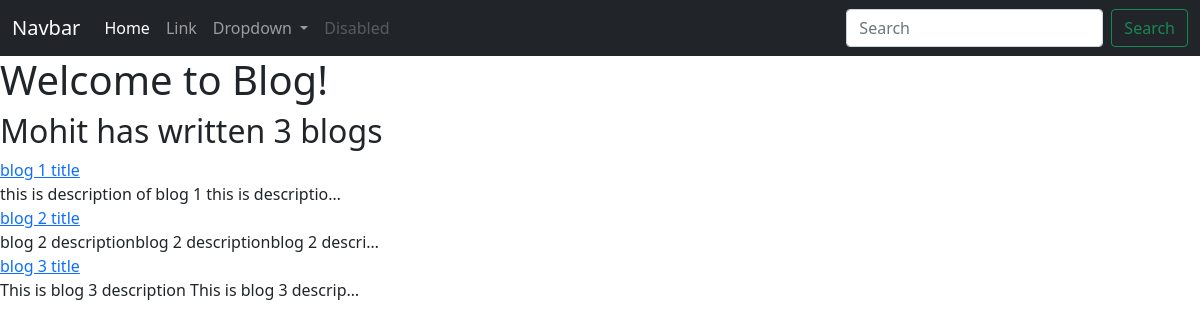
Screenshot of /blog/ with the database file from the repository.
### blog/models.py (models this page shows)
class Blog(models.Model):
    title=models.CharField(max_length=100)
    description=models.TextField(max_length=300)
    date=models.DateField()

### blog/views.py (the view)
# urls.py: path('',views.blog_all, name='blog_all'),
def blog_all(request):
    blog=Blog.objects.all()
    return render(request,'blog/bloghome.html',{'blog':blog})

### blog/templates/blog/bloghome.html
{% extends 'projectsfolio/base.html' %}
{% block content %}
<h1>Welcome to Blog!</h1>
<h2>Mohit has written {{blog.count}} blog{{blog.count|pluralize}}</h2>
{% for item in blog%}
<a href="{% url 'blog:detail' item.id  %}">{{item.title}}</a>
<br>
{{item.description|truncatechars:50}}
<br>
{% endfor %}
{%endblock%}

### projectsfolio/templates/projectsfolio/base.html (shortened to what this page needs)
<!doctype html>
<html lang="en">
  <head>
    <link href="https://cdn.jsdelivr.net/npm/bootstrap@5.1.3/dist/css/bootstrap.min.css" rel="stylesheet">
    {% load static %}
  </head>
  <body>
    <nav class="navbar navbar-expand-lg navbar-dark bg-dark">
        <div class="container-fluid">
          <a class="navbar-brand" href="#">Navbar</a>
          <div class="collapse navbar-collapse" id="navbarSupportedContent">
            <ul class="navbar-nav me-auto mb-2 mb-lg-0">
              <li class="nav-item">
                <a class="nav-link active" aria-current="page" href="#">Home</a>
              </li>
              <li class="nav-item">
                <a class="nav-link" href="#">Link</a>
              </li>
              <li class="nav-item dropdown">
                <a class="nav-link dropdown-toggle" href="#" id="navbarDropdown" role="button" data-bs-toggle="dropdown" aria-expanded="false">
                  Dropdown
                </a>
              </li>
              <li class="nav-item">
                <a class="nav-link disabled">Disabled</a>
              </li>
            </ul>
            <form class="d-flex">
              <input class="form-control me-2" type="search" placeholder="Search" aria-label="Search">
              <button class="btn btn-outline-success" type="submit">Search</button>
            </form>
          </div>
        </div>
      </nav>
    {% block content  %}{% endblock  %}
  </body>
</html>

### rows the page displays
Blog: title "blog 1 title", description "this is description of blog 1 this is descriptio…"
Blog: title "blog 2 title", description "blog 2 descriptionblog 2 descriptionblog 2 descri…"
Blog: title "blog 3 title", description "This is blog 3 description This is blog 3 descrip…"

### other values shown
{{ blog.count }} "3"
